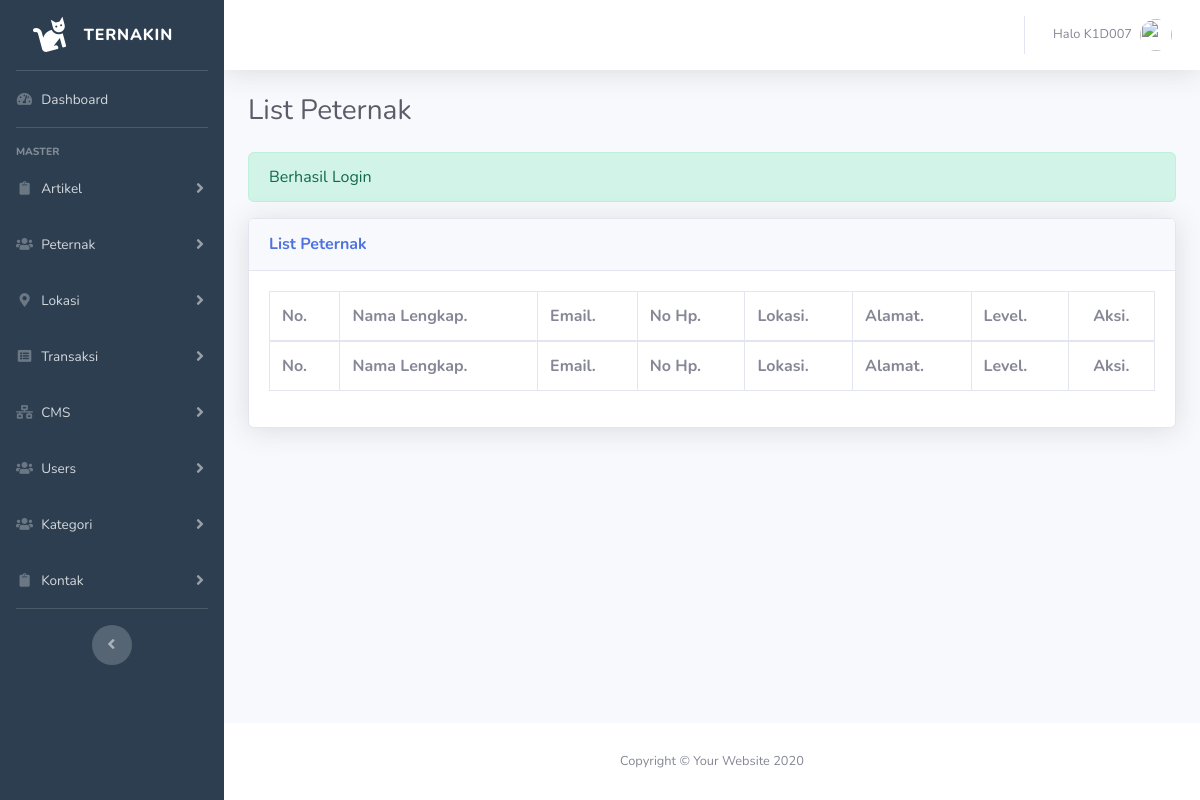
The page /cms-dashboard/pages/peternak/index.php (signed in) on the database as committed earlier.
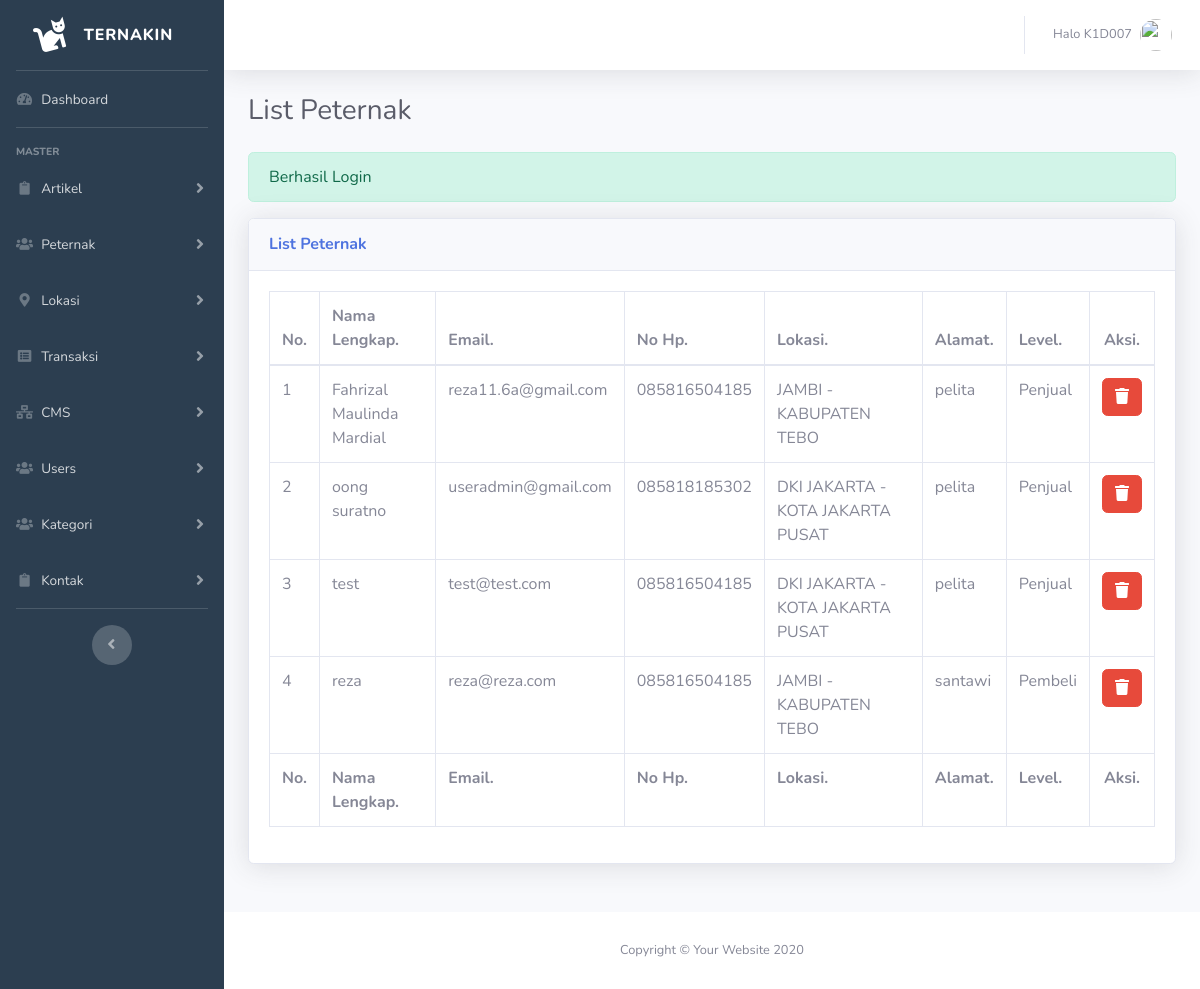
The same page on the database as committed later.
### tables this page shows
CREATE TABLE `tb_peternak` (
  `id_peternak` int(10) NOT NULL,
  `img_profile` text DEFAULT NULL,
  `nama_lengkap` varchar(35) NOT NULL,
  `email` varchar(50) NOT NULL,
  `password` varchar(60) NOT NULL,
  `no_hp` varchar(13) NOT NULL,
  `alamat` text DEFAULT NULL,
  `no_rek` varchar(50) DEFAULT NULL,
  `id_provinsi` int(2) DEFAULT NULL,
  `id_kota` int(4) DEFAULT NULL,
  `level` enum('1','2') NOT NULL,
  `created_at` timestamp NOT NULL DEFAULT current_timestamp() ON UPDATE current_timestamp()
);

CREATE TABLE `tb_provinsi` (
  `id_provinsi` int(2) NOT NULL,
  `nama_provinsi` varchar(50) NOT NULL
);

CREATE TABLE `tb_kota` (
  `id_kota` int(4) NOT NULL,
  `id_provinsi` int(2) NOT NULL,
  `nama_kota` text NOT NULL
);

### cms-dashboard/pages/peternak/index.php (the view, shortened to what this page needs)
  <?php
    $title="List Peternak";
    require_once"../../../config/database.php";
    require_once"../../templates/head-dashboard.php";
   ?>
   <link rel="stylesheet" type="text/css" href="<?=$_ENV['base_url']?>cms-dashboard/assets/vendor/datatables/dataTables.bootstrap4.min.css">
  <?php
    $sql = mysqli_query($con,"SELECT * FROM tb_peternak p LEFT JOIN tb_provinsi tp ON p.id_provinsi = tp.id_provinsi LEFT JOIN tb_kota k ON p.id_kota = k.id_kota");
  ?>
</head>
<body id="page-top">
  <div id="wrapper">
      <?php require_once"../../partials/sidebar.php"; ?>
    <div id="content-wrapper" class="d-flex flex-column">
      <div id="content">
          <?php require_once"../../partials/topbar.php"; ?>
        <div class="container-fluid" style="transition: 0.4s;">
          <div class="d-sm-flex align-items-center justify-content-between mb-4">
            <h1 class="h3 mb-0 text-gray-800"><?=$title?></h1>
          </div>
          <?php
            if (isset($_SESSION['alert'])) {
              if (isset($_SESSION['alert']['berhasil'])) {
                ?>
                <div class="alert alert-success" role="alert">
                  <?=$_SESSION['alert']['berhasil']?>
                </div>
                <?php
              }else{
                ?>
                <div class="alert alert-danger" role="alert">
                  <?=$_SESSION['alert']['gagal']?>
                </div>
                <?php
              }
            }
          ?>
          <div class="row">
            <div class="col-lg-12 mb-4">
              <div class="card shadow mb-4">
                <div class="card-header py-3 d-sm-flex justify-content-between">
                  <h6 class="m-0 font-weight-bold text-primary"><?=$title?></h6>
                </div>
                <div class="card-body">
                  <div class="table-responsive">
                      <table class="table table-bordered" id="listUser" width="100%" cellspacing="0">
                        <thead>
                          <tr>
                            <th>No.</th>
                            <th>Nama Lengkap.</th>
                            <th>Email.</th>
                            <th>No Hp.</th>
                            <th>Lokasi.</th>
                            <th>Alamat.</th>
                            <th>Level.</th>
                            <th class="text-center">Aksi.</th>
                          </tr>
                        </thead>
                        <tfoot>
                          <tr>
                            <th>No.</th>
                            <th>Nama Lengkap.</th>
                            <th>Email.</th>
                            <th>No Hp.</th>
                            <th>Lokasi.</th>
                            <th>Alamat.</th>
                            <th>Level.</th>
                            <th class="text-center">Aksi.</th>
                          </tr>
                        </tfoot>
                        <tbody>
                          <?php
                          $no=1;
                            while ($data = mysqli_fetch_array($sql)) {
                              ?>
                                <tr>
                                  <td><?=$no++?></td>
                                  <td><?=$data['nama_lengkap']?></td>
                                  <td><?=$data['email']?></td>
                                  <td><?=$data['no_hp']?></td>
                                  <td><?=$data['nama_provinsi'].' - '.$data['nama_kota']?></td>
                                  <td><?=$data['alamat']?></td>
                                  <td><?php
                                      if ($data['level']=="1") {
                                        echo"Pembeli";
                                      }else{
                                        echo"Penjual";
                                      }
                                      ?>
                                  </td>
                                  <td>
                                    <div class="d-flex justify-content-center">
                                      <form method="POST" action="<?=$_ENV['base_url']?>cms-dashboard/pages/peternak/aksi">
                                        <button type="submit" name="aksi" class="btn btn-danger" value="hapus-peternak" onclick="return confirm('Peternak akan dihapus??')"><i class="fas fa-trash"></i></button>
                                      </form>
                                    </div>
                                  </td>
                                </tr>
                              <?php
                            }
                          ?>
                        </tbody>
                      </table>
                  </div>
                </div>
              </div>
            </div>
          </div>
        </div>
      </div>
      <footer class="sticky-footer bg-white">
        <div class="container my-auto">
          <div class="copyright text-center my-auto">
            <span>Copyright &copy; Your Website 2020</span>
          </div>
        </div>
      </footer>
    </div>
  </div>
  <?php require_once"../../templates/footer-dashboard.php" ?>
</html>

### cms-dashboard/templates/head-dashboard.php (shortened to what this page needs)
<!DOCTYPE html>
<html lang="en">
    <?php
      $segments = explode('/', trim(parse_url($_SERVER['REQUEST_URI'],PHP_URL_PATH),'/'));
      $numSegments = count($segments);
      $current = $segments[$numSegments-1];
      $currentSub = $segments[$numSegments-3];
     ?>
<head>
  <link href="<?=$_ENV['base_url']?>cms-dashboard/assets/vendor/fontawesome-free/css/all.min.css" rel="stylesheet" type="text/css">
  <link href="<?=$_ENV['base_url']?>cms-dashboard/assets/css/sb-admin-2.min.css" rel="stylesheet">

### cms-dashboard/partials/sidebar.php (shortened to what this page needs)
<ul class="navbar-nav sidebar sidebar-dark accordion" id="accordionSidebar" style="background: rgb(44,62,80); transition: 0.4s;">
  <a class="sidebar-brand d-flex align-items-center justify-content-center" href="<?=$_ENV['base_url']?>cms-dashboard/home">
    <div class="sidebar-brand-icon rotate-n-15">
      <i class="fas fa-cat"></i>
    </div>
    <div class="sidebar-brand-text mx-3">Ternakin</div>
  </a>
  <hr class="sidebar-divider my-0">
  <li class="nav-item <?=($current=="home")?'active':'';?>">
    <a class="nav-link" href="<?=$_ENV['base_url']?>cms-dashboard/home">
      <i class="fas fa-fw fa-tachometer-alt"></i>
      <span>Dashboard</span></a>
  </li>
  <hr class="sidebar-divider">
  <div class="sidebar-heading">
    Master
  </div>
  <li class="nav-item <?=($current=="artikel"||$current=="kategori-artikel" || $currentSub=="artikel" || $currentSub=="kategori")?'active':'';?>">
    <a class="nav-link collapsed" href="#" data-toggle="collapse" data-target="#artikel" aria-expanded="true" aria-controls="artikel">
      <i class="fas fa-fw fa-clipboard"></i>
      <span>Artikel</span>
    </a>
  </li>
  <li class="nav-item <?=($current=="peternak")?'active':'';?>">
    <a class="nav-link collapsed" href="#" data-toggle="collapse" data-target="#peternak" aria-expanded="true" aria-controls="peternak">
      <i class="fas fa-fw fa-users"></i>
      <span>Peternak</span>
    </a>
  </li>
  <li class="nav-item <?=($current=="provinsi"||$current=="kota"|| $currentSub=="provinsi"|| $currentSub=="kota")?'active':'';?>">
    <a class="nav-link collapsed" href="#" data-toggle="collapse" data-target="#lokasi" aria-expanded="true" aria-controls="daerah">
      <i class="fas fa-fw fa-map-marker-alt"></i>
      <span>Lokasi</span>
    </a>
  </li>
  <li class="nav-item <?=($current=="transaksi")?'active':'';?>">
    <a class="nav-link collapsed" href="#" data-toggle="collapse" data-target="#transaksi" aria-expanded="true" aria-controls="transaksi">
      <i class="fas fa-fw fa-list-alt"></i>
      <span>Transaksi</span>
    </a>
  </li>
  <li class="nav-item <?=($current=="cms")?'active':'';?>">
    <a class="nav-link collapsed" href="#" data-toggle="collapse" data-target="#master-web" aria-expanded="true" aria-controls="master-web">
      <i class="fas fa-fw fa-network-wired"></i>
      <span>CMS</span>
    </a>
  </li>
  <li class="nav-item <?=($current=="users" || $current=="profile" || $currentSub=="users")?'active':'';?>">
    <a class="nav-link collapsed" href="#" data-toggle="collapse" data-target="#master-user" aria-expanded="true" aria-controls="master-user">
      <i class="fas fa-fw fa-users"></i>
      <span>Users</span>
    </a>
  </li>
  <li class="nav-item <?=($current=="kategori")?'active':'';?>">
    <a class="nav-link collapsed" href="#" data-toggle="collapse" data-target="#master-kategori" aria-expanded="true" aria-controls="master-kategori">
      <i class="fas fa-fw fa-users"></i>
      <span>Kategori</span>
    </a>
  </li>
  <li class="nav-item <?=($current=="kontak")?'active':'';?>">
    <a class="nav-link collapsed" href="#" data-toggle="collapse" data-target="#kontak" aria-expanded="true" aria-controls="kontak">
      <i class="fas fa-fw fa-clipboard"></i>
      <span>Kontak</span>
    </a>
  </li>
  <hr class="sidebar-divider">
  <div class="text-center d-none d-md-inline">
    <button class="rounded-circle border-0" id="sidebarToggle"></button>
  </div>
</ul>

### cms-dashboard/partials/topbar.php (shortened to what this page needs)
<nav class="navbar navbar-expand navbar-light bg-white topbar mb-4 static-top shadow">
  <ul class="navbar-nav ml-auto">
    <li class="nav-item dropdown no-arrow">
      <a class="nav-link dropdown-toggle" href="#" id="userDropdown" role="button" data-toggle="dropdown" aria-haspopup="true" aria-expanded="false">
        <span class="mr-2 d-none d-lg-inline text-gray-600 small">Halo <?=$_SESSION['user']['username']?></span>
        <img class="img-profile rounded-circle" src="https://source.unsplash.com/QAB-WJcbgJk/60x60">
      </a>
    </li>
  </ul>
</nav>

### cms-dashboard/templates/footer-dashboard.php (shortened to what this page needs)
</body>

Rows that differ between the two databases and show on the page:
added tb_peternak: nama_lengkap "Fahrizal Maulinda Mardial", email "reza11.6a@gmail.com", no_hp "085816504185", id_provinsi.nama_provinsi "JAMBI", id_kota.nama_kota "KABUPATEN TEBO", alamat "pelita", level "Penjual"
added tb_peternak: nama_lengkap "oong suratno", email "useradmin@gmail.com", no_hp "085818185302", id_provinsi.nama_provinsi "DKI JAKARTA", id_kota.nama_kota "KOTA JAKARTA PUSAT", alamat "pelita", level "Penjual"
added tb_peternak: nama_lengkap "test", email "test@test.com", no_hp "085816504185", id_provinsi.nama_provinsi "DKI JAKARTA", id_kota.nama_kota "KOTA JAKARTA PUSAT", alamat "pelita", level "Penjual"
added tb_peternak: nama_lengkap "reza", email "reza@reza.com", no_hp "085816504185", id_provinsi.nama_provinsi "JAMBI", id_kota.nama_kota "KABUPATEN TEBO", alamat "santawi", level "Pembeli"
